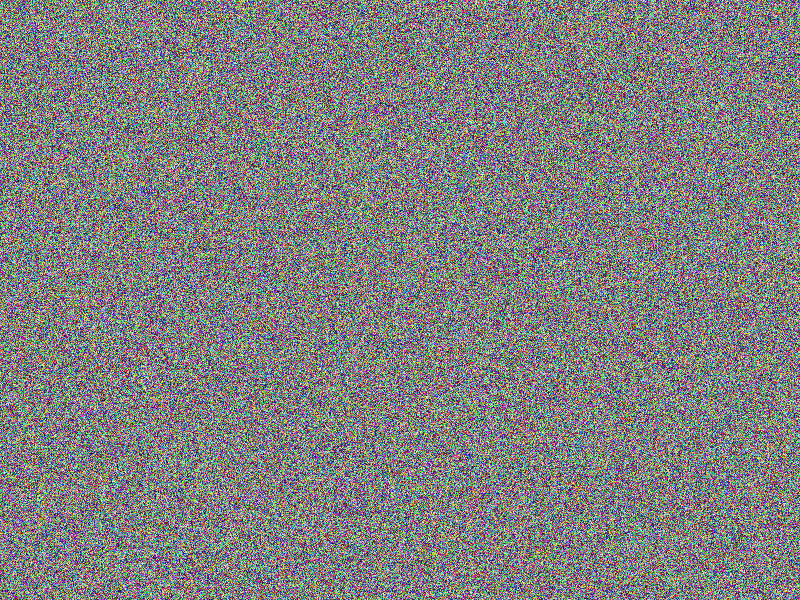
#> input picture battleCTF/aupCTF/img1.png, 800 x 600 px
$ python script.py
#> lines starting #> are read from the running program, lines starting #| are printed output that depends on the picture
from PIL import Image, ImageChops
im1 = Image.open('img1.png')
#> im1 is the input picture: PIL image 800x600 RGB; mean R, G, B 127.7, 127.6, 127.6
im2 = Image.open('img2.png')
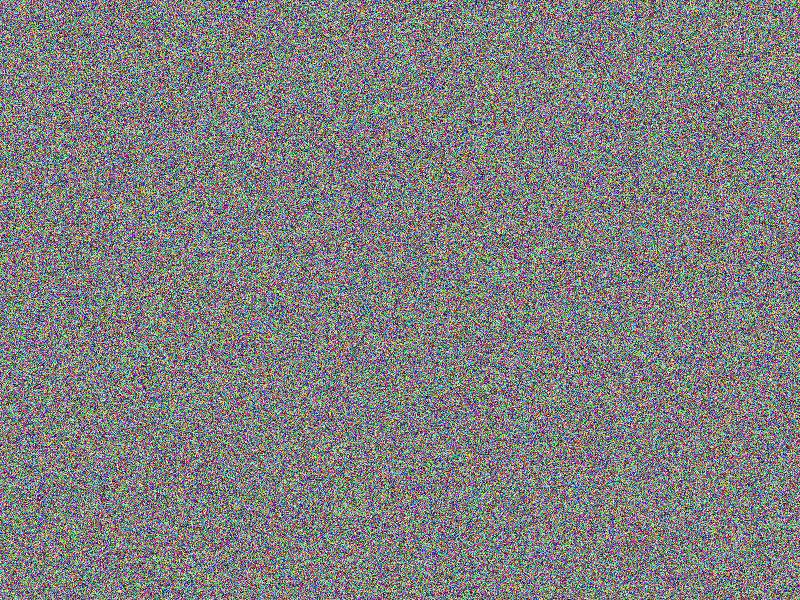
#> input picture battleCTF/aupCTF/img2.png, 800 x 600 px
#> im2 is the input picture: PIL image 800x600 RGB; mean R, G, B 127.3, 127.4, 127.4

im3 = ImageChops.add(ImageChops.subtract(im2, im1), ImageChops.subtract(im1, im2))
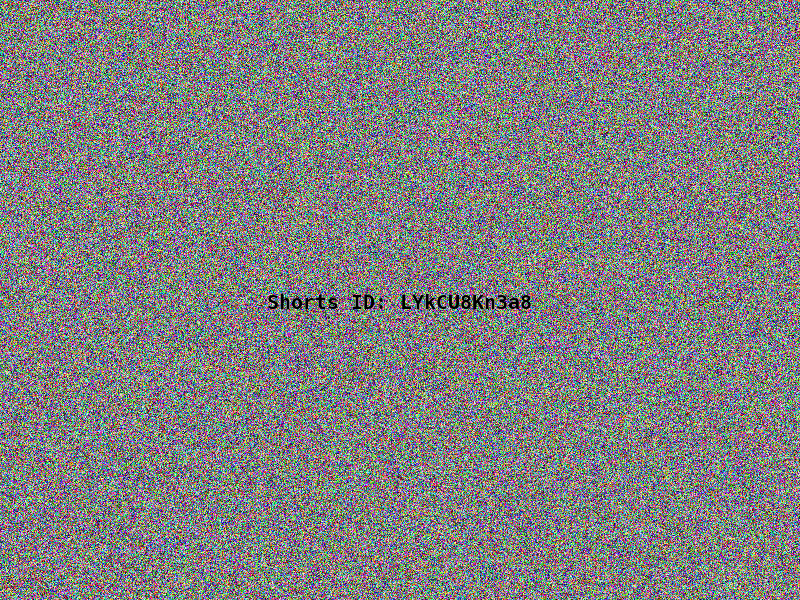
#> im3: PIL image 800x600 RGB; mean R, G, B 127.7, 127.5, 127.7
im3.show()
im3.save("im3.png")
